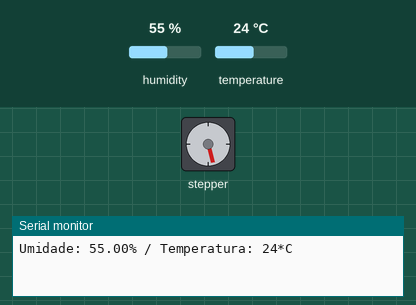
This sketch was run on a simulated Arduino Uno, built with avr-gcc and run on an emulated ATmega328P. Shown: stepper motor, the last lines printed to the serial monitor. The test bench sets the inputs (shaded band); at power-on: humidity 55 %, temperature 24 °C. Stepper angles assume 200 steps per turn.

Above: at 3.2 s.
3.3 s: humidity set to 51 %
At 3.68 s:
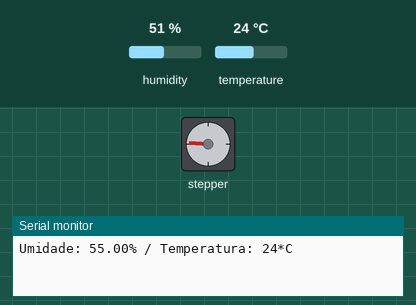
7.3 s: humidity set to 48 %
At 9.1 s:
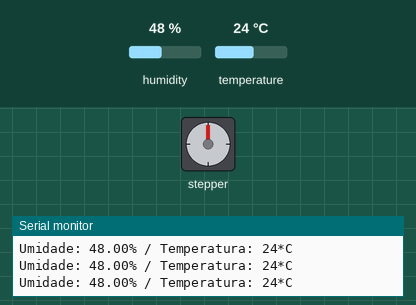
13.3 s: humidity set to 68 %
At 13.8 s:
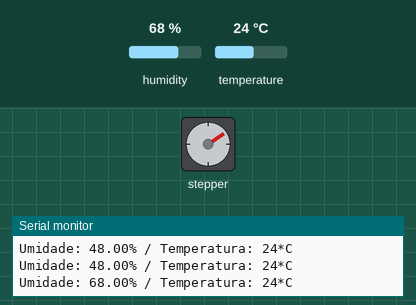
Timing chart, 0 to 25.3 s (numbered marks = the images above; inputs shaded):
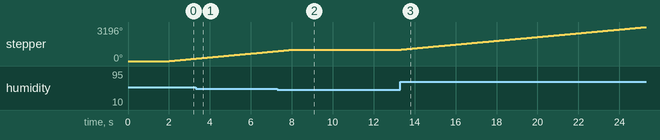

The sketch:

sensor_de_umidade_e_motor_de_passo.ino
```cpp
// **************************************************************************************************************************************************************************
//                                                   Projeto ativação de motor de passo através da do sensor de umidade e temperatura
//      Bem vindo ao projeto, foi utilizado um motor de passo, um sensor de umidade, protoboard e um arduino uno. O intuito desse projeto é fazer com que o motor de passo
// seja acionado através da umidade captada do ambiente pelo sensor de umidade.
// **************************************************************************************************************************************************************************

#include "dht.h" //INCLUSÃO DE BIBLIOTECA
#include <Stepper.h>   //biblioteca para controle de motor de passo

#define   in1   8      //entrada 1 do ULN2003
#define   in2   9      //entrada 2 do ULN2003
#define   in3  10      //entrada 3 do ULN2003
#define   in4  11      //entrada 4 do ULN2003

const int stepsPerRevolution = 200;  // change this to fit the number of steps per revolution
const int pinoDHT11 = A2; //PINO ANALÓGICO UTILIZADO PELO DHT11

dht DHT; //VARIÁVEL DO TIPO DHT
Stepper myStepper(stepsPerRevolution, in1,in3,in2,in4);

void setup(){
  myStepper.setSpeed(30);
  Serial.begin(9600); //INICIALIZA A SERIAL
  delay(2000); //INTERVALO DE 2 SEGUNDO ANTES DE INICIAR
}

void loop(){
  DHT.read11(pinoDHT11); //LÊ AS INFORMAÇÕES DO SENSOR
  Serial.print("Umidade: "); //IMPRIME O TEXTO NA SERIAL
  Serial.print(DHT.humidity); //IMPRIME NA SERIAL O VALOR DE UMIDADE MEDIDO
  Serial.print("%"); //ESCREVE O TEXTO EM SEGUIDA
  Serial.print(" / Temperatura: "); //IMPRIME O TEXTO NA SERIAL
  Serial.print(DHT.temperature, 0); //IMPRIME NA SERIAL O VALOR DE UMIDADE MEDIDO E REMOVE A PARTE DECIMAL
  Serial.println("*C"); //IMPRIME O TEXTO NA SERIAL
  //delay(1000); //INTERVALO DE 2 SEGUNDOS * NÃO DIMINUIR ESSE VALOR
  if(DHT.humidity >= 50){
    myStepper.step(stepsPerRevolution);
    };
}//end loop
```

Measured:
- the behaviour switches between 50 and 49 % on humidity (found by bisection; images 1 and 2)
- after the input at 7.3 s, stepper: goes on until 8.1 s, then stays 1080°
- after the input at 13.3 s, stepper: keeps turning clockwise at about 177°/s, starting after 0.05 s
